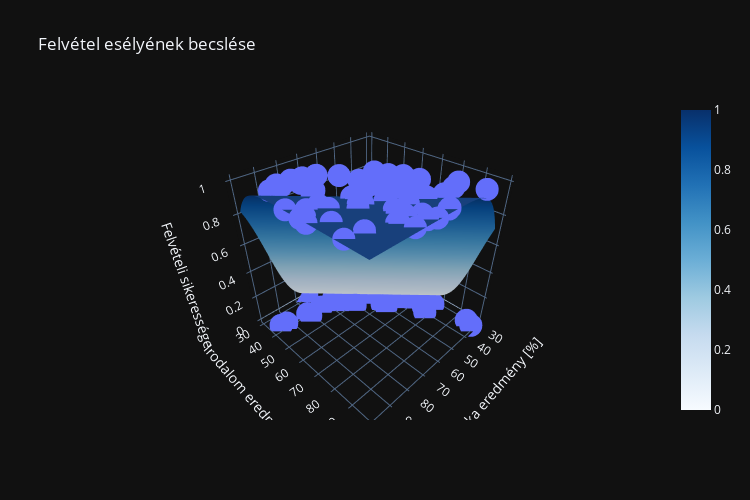

Write notebook code for a chart like this one.
### Markdown cell above
### 06.4: Regressziós felület

A teljesség érdekében nézzük meg a tanítás során illesztett teljes felületetet.

### Code cell
# A bementek tartományát határozzuk meg az eredeti adataink alapján
x = np.linspace(np.min(df['Math']),np.max(df['Math']),100)          
y = np.linspace(np.min(df['Literature']),np.max(df['Literature']),100)
z = np.zeros((y.size,y.size))

# A becsült felvételi esélyeket határozzuk meg a már előkészített predict függvénnyel
for i in range(x.size):
    for j in range(y.size):
        z[[i],[j]], _= predict([x[i], y[j]], W)

# Ábrázolás Plotly-val
fig = go.Figure()

# A magyarázott változót transzponálni kell a helyes megjelenítésért.
fig.add_trace(go.Scatter3d(x=df['Math'], y=df['Literature'], z=Y[:,0], mode= "markers"))
fig.add_trace(go.Surface(x=x, y=y, z=z.T, colorscale ='Blues'))

#Plot formázása
fig.update_layout(
    title = "Felvétel esélyének becslése",
    scene = dict(
        xaxis_title = "Matematika eredmény [%]",
        yaxis_title = "Irodalom eredmény [%]",
        zaxis_title = "Felvételi sikeressége"),
    template=styleTemplate,
    width=750,
    height=500,
)

#Plot megjelenítése
fig.show()
